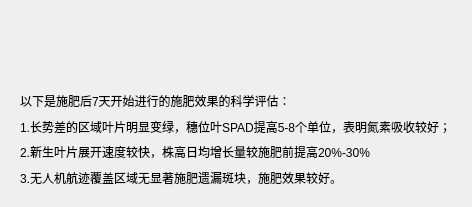
<?xml version="1.0" encoding="UTF-8"?>
<ui version="4.0">
 <class>LY_AgriFertiliResultWidget</class>
 <widget class="QWidget" name="LY_AgriFertiliResultWidget">
  <property name="geometry">
   <rect>
    <x>0</x>
    <y>0</y>
    <width>462</width>
    <height>207</height>
   </rect>
  </property>
  <property name="windowTitle">
   <string>Form</string>
  </property>
  <layout class="QVBoxLayout" name="verticalLayout">
   <item>
    <widget class="QWidget" name="widget" native="true">
     <layout class="QVBoxLayout" name="verticalLayout_2">
      <property name="topMargin">
       <number>80</number>
      </property>
      <item>
       <widget class="QLabel" name="label">
        <property name="text">
         <string>以下是施肥后7天开始进行的施肥效果的科学评估：</string>
        </property>
       </widget>
      </item>
      <item>
       <widget class="QLabel" name="label_2">
        <property name="text">
         <string>1.长势差的区域叶片明显变绿，穗位叶SPAD提高5-8个单位，表明氮素吸收较好；</string>
        </property>
       </widget>
      </item>
      <item>
       <widget class="QLabel" name="label_3">
        <property name="text">
         <string>2.新生叶片展开速度较快，株高日均增长量较施肥前提高20%-30%</string>
        </property>
       </widget>
      </item>
      <item>
       <widget class="QLabel" name="label_4">
        <property name="text">
         <string>3.无人机航迹覆盖区域无显著施肥遗漏斑块，施肥效果较好。</string>
        </property>
       </widget>
      </item>
     </layout>
    </widget>
   </item>
  </layout>
 </widget>
 <resources/>
 <connections/>
</ui>
